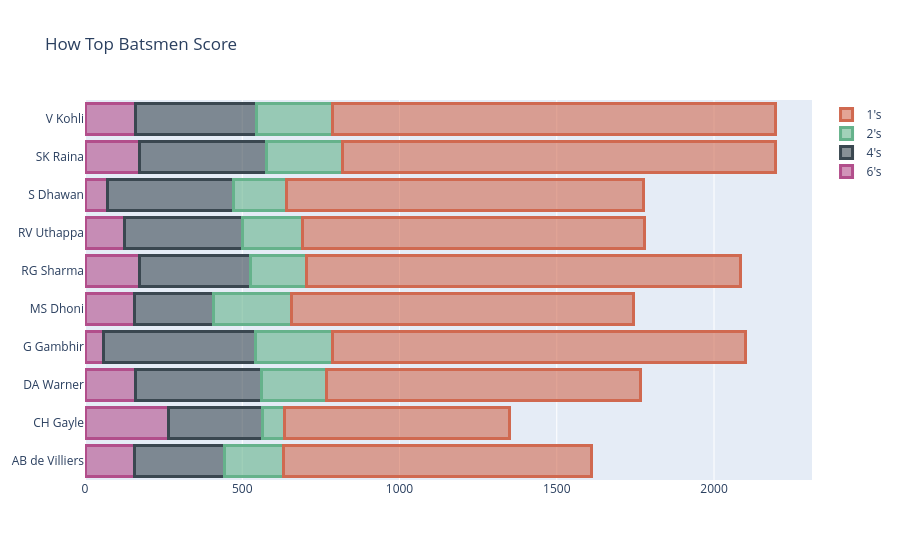

Write notebook code for a chart like this one.
### Markdown cell above
### How do the top batsmen score? (INTERACTIVE)

### Code cell
a = batsmen.groupby(
    ['batsman', 'batsman_runs']
)['total_runs'].count().reset_index()

b = max_runs.sort_values(ascending=False)[:10].reset_index()

c = b.merge(
    a,
    left_on='batsman',
    right_on='batsman',
    how='left'
)

# Remove unnecessary column
c.drop('batsman_runs_x', axis=1, inplace=True)

# Set batsman as index
c.set_index('batsman', inplace=True)

# Rename columns
c.columns = ['type', 'count']

# Keep only 1s,2s,4s,6s
c = c[
    (c['type'] == 1) |
    (c['type'] == 2) |
    (c['type'] == 4) |
    (c['type'] == 6)
]

# Reset index
c.reset_index(inplace=True)

# FIXED PIVOT
c = c.pivot(
    index='batsman',
    columns='type',
    values='count'
)

# Replace NaN with 0
c.fillna(0, inplace=True)

# =========================
# PLOTLY GRAPH
# =========================

trace1 = go.Bar(
    y=c.index,
    x=c[6],
    name="6's",
    orientation='h',
    marker=dict(
        color='rgba(178, 78, 139, 0.6)',
        line=dict(
            color='rgba(178, 78, 139, 1.0)',
            width=3
        )
    )
)

trace2 = go.Bar(
    y=c.index,
    x=c[4],
    name="4's",
    orientation='h',
    marker=dict(
        color='rgba(58, 71, 80, 0.6)',
        line=dict(
            color='rgba(58, 71, 80, 1.0)',
            width=3
        )
    )
)

trace3 = go.Bar(
    y=c.index,
    x=c[2],
    name="2's",
    orientation='h',
    marker=dict(
        color='rgba(101, 178, 139, 0.6)',
        line=dict(
            color='rgba(101, 178, 139, 1.0)',
            width=3
        )
    )
)

trace4 = go.Bar(
    y=c.index,
    x=c[1],
    name="1's",
    orientation='h',
    marker=dict(
        color='rgba(208, 105, 80, 0.6)',
        line=dict(
            color='rgba(208, 105, 80, 1.0)',
            width=3
        )
    )
)

data = [trace1, trace2, trace3, trace4]

layout = go.Layout(
    title='How Top Batsmen Score',
    barmode='stack'
)

fig = go.Figure(data=data, layout=layout)

py.iplot(fig)

### Figure 1 — Plotly figure (JSON) as saved in the notebook; plotly's stock layout.template omitted (floating-point values rounded to 4 significant figures)
{"data": [{"marker": {"color": "rgba(178, 78, 139, 0.6)", "line": {"color": "rgba(178, 78, 139, 1.0)", "width": 3}}, "name": "6's", "orientation": "h", "x": [158, 266, 160, 58, 156, 173, 125, 71, 174, 160], "y": ["AB de Villiers", "CH Gayle", "DA Warner", "G Gambhir", "MS Dhoni", "RG Sharma", "RV Uthappa", "S Dhawan", "SK Raina", "V Kohli"], "type": "bar"}, {"marker": {"color": "rgba(58, 71, 80, 0.6)", "line": {"color": "rgba(58, 71, 80, 1.0)", "width": 3}}, "name": "4's", "orientation": "h", "x": [287, 297, 401, 484, 251, 354, 377, 401, 402, 384], "y": ["AB de Villiers", "CH Gayle", "DA Warner", "G Gambhir", "MS Dhoni", "RG Sharma", "RV Uthappa", "S Dhawan", "SK Raina", "V Kohli"], "type": "bar"}, {"marker": {"color": "rgba(101, 178, 139, 0.6)", "line": {"color": "rgba(101, 178, 139, 1.0)", "width": 3}}, "name": "2's", "orientation": "h", "x": [187, 70, 207, 245, 251, 177, 191, 168, 242, 242], "y": ["AB de Villiers", "CH Gayle", "DA Warner", "G Gambhir", "MS Dhoni", "RG Sharma", "RV Uthappa", "S Dhawan", "SK Raina", "V Kohli"], "type": "bar"}, {"marker": {"color": "rgba(208, 105, 80, 0.6)", "line": {"color": "rgba(208, 105, 80, 1.0)", "width": 3}}, "name": "1's", "orientation": "h", "x": [980, 718, 997, 1313, 1085, 1379, 1087, 1137, 1377, 1410], "y": ["AB de Villiers", "CH Gayle", "DA Warner", "G Gambhir", "MS Dhoni", "RG Sharma", "RV Uthappa", "S Dhawan", "SK Raina", "V Kohli"], "type": "bar"}], "layout": {"barmode": "stack", "title": {"text": "How Top Batsmen Score"}}}
